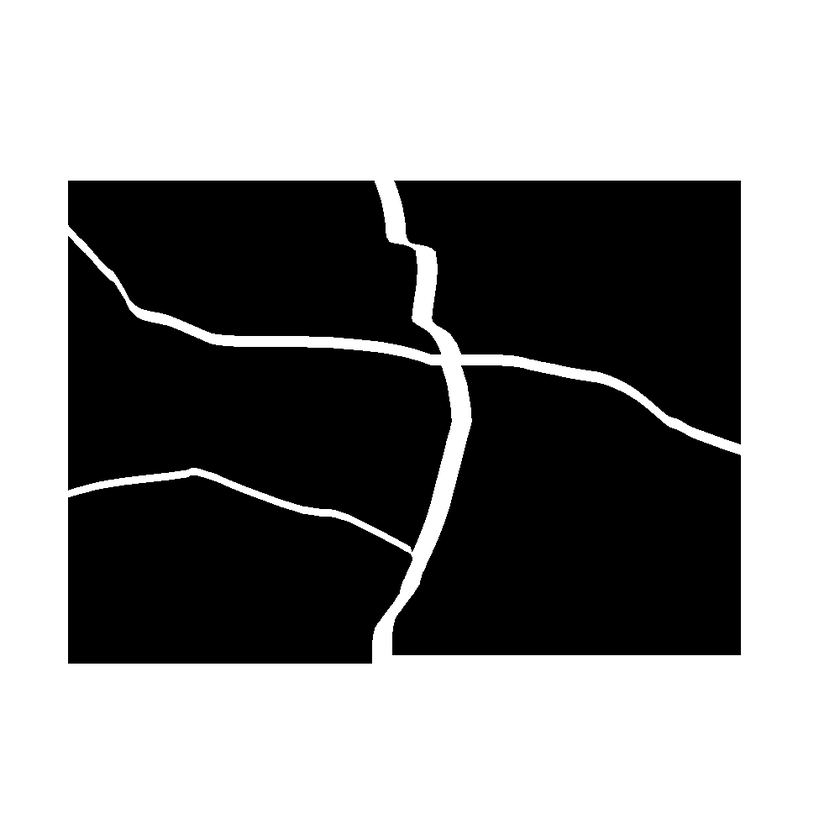
#> input picture src/simple.png, 840 x 840 px, shrunk from 1000 x 1000 before the run
$ python untorn.py   (older library calls are emulated)
#> lines starting #> are read from the running program, lines starting #| are printed output that depends on the picture; after the words box and inside, x2 and y2 are one past the last pixel; in counts of white or black regions, pixels touching at a corner belong together
import sys
import cv2
import math
import pylab
import numpy as np
from random import randint

FONT_FACE = cv2.FONT_HERSHEY_SIMPLEX
FONT_SCALE = 0.5
TABULATION_STEPS = 200


def angle(vec):
    return math.atan2(vec[0][1], vec[0][0])


def angle_by_3_points(a, b, c):
    ang1 = angle(b - a)
    ang2 = angle(c - b)

    return ang2 - ang1


def cv2color2rgb(cv2c):
    return map(lambda x: x / 255., cv2c[::-1])


# [17 lines left out: function smooth, not called in this run]


class Edge(object):
    # [44 lines left out: functions __init__, interpolate_env, not called in this run]

    def tabulate_env(self, steps=100):
        return np.array(map(self.interpolate_env,
                        np.array(range(steps + 1)) / float(steps)))

    def __repr__(self):
        return "%s:%s" % (self.fragment_no, self.edge_no)


class Fragment(object):
    def __init__(self, fragment, fragment_no, edges):
        self.fragment = fragment
        self.fragment_no = fragment_no
        self.edges = edges


# [29 lines left out: functions find_match, find_best_seed, not called in this run]

if __name__ == '__main__':
    fname = sys.argv[1] if len(sys.argv) > 1 else "src/simple.png"

    src = cv2.imread(fname)
#> src is the input picture: shape (840, 840, 3); min 0, max 255, mean 145.4

    src_binary = cv2.bitwise_not(cv2.cvtColor(src, cv2.cv.CV_BGR2GRAY))
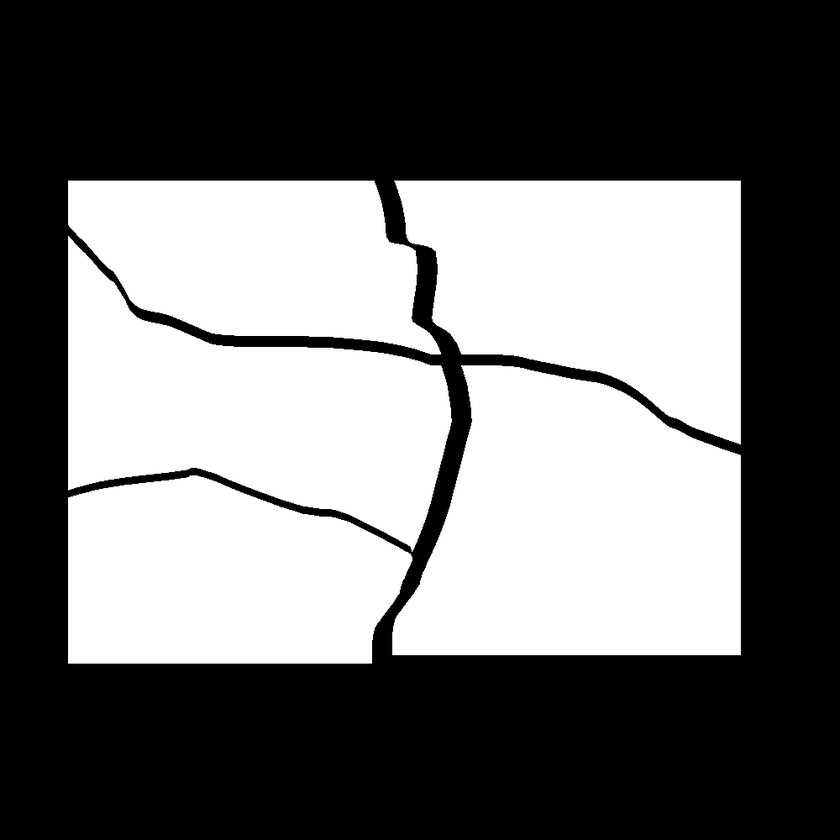
#> src_binary: shape (840, 840); min 0, max 255, mean 109.6
    contours, _ = cv2.findContours(src_binary, cv2.RETR_EXTERNAL,
                                   cv2.CHAIN_APPROX_NONE)
#> contours = 18 contours, 16 with area under 20; largest, box (x1, y1, x2, y2) and area: (66, 180, 741, 664) 228222, (390, 363, 741, 656) 79084

    cv2.drawContours(src, contours, -1, (255, 0, 0), 2)
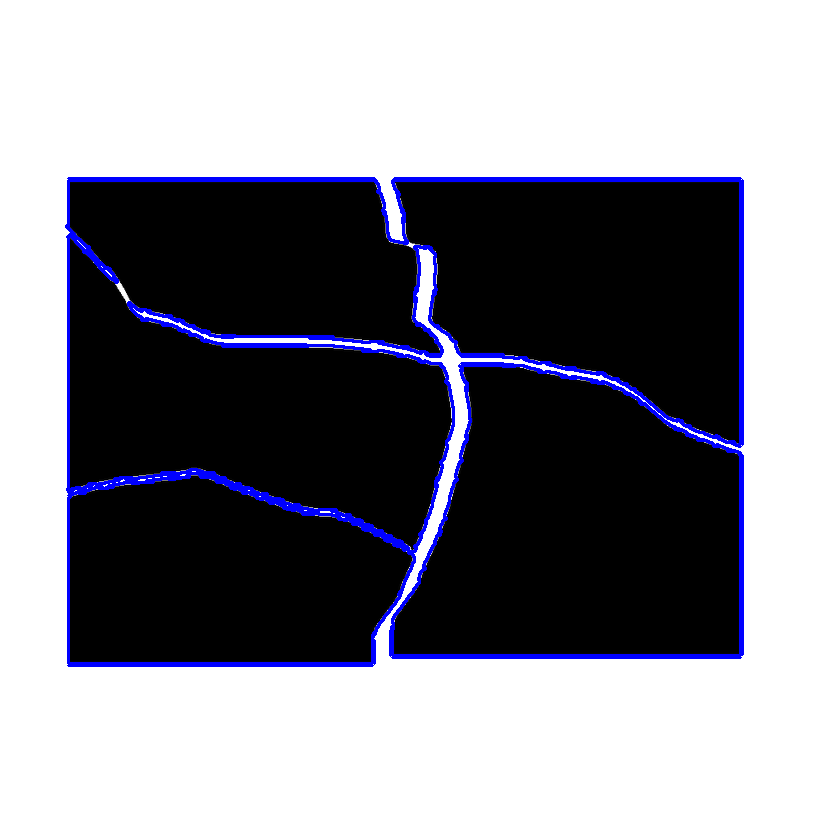
#> src: shape (840, 840, 3); 3.22% of pixels changed, all inside (x1, y1, x2, y2) = (65, 177, 744, 667)
    fragments = []
    all_edges = []

    for k, cnt in enumerate(contours):
        epsilon = 0.05 * cv2.arcLength(cnt, True)
        approx = cv2.approxPolyDP(cnt, epsilon, True)

        sides = []

        for i in xrange(len(approx)):
#> (the run stopped early here; a loop or call above may not have finished)
